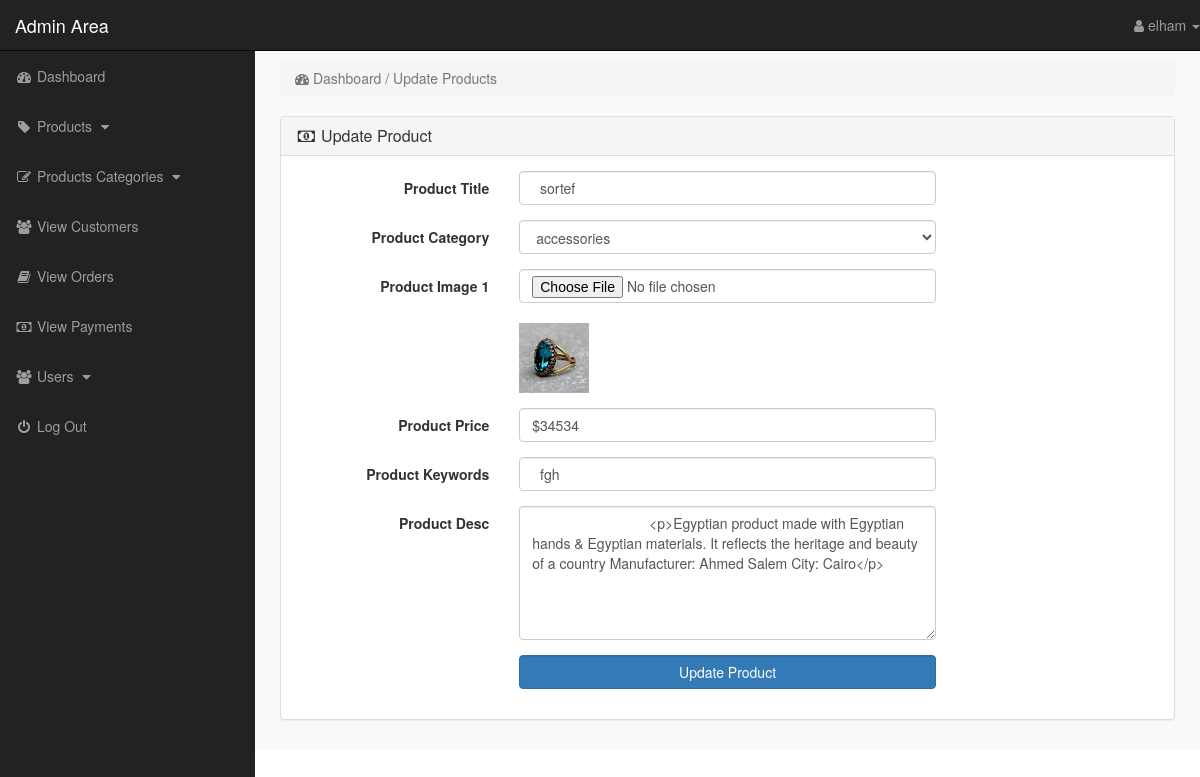
Page /dotstore/admin/index.php?edit_product=11 (signed in) on the committed database.
### tables this page shows
CREATE TABLE `products` (
  `product_id` int(10) NOT NULL,
  `p_cat_id` int(10) NOT NULL,
  `date` timestamp(6) NOT NULL DEFAULT CURRENT_TIMESTAMP(6) ON UPDATE CURRENT_TIMESTAMP(6),
  `product_title` text NOT NULL,
  `product_img1` text NOT NULL,
  `product_price` int(10) NOT NULL,
  `product_keywords` text NOT NULL,
  `product_desc` text NOT NULL
);

CREATE TABLE `product_categories` (
  `p_cat_id` int(10) NOT NULL,
  `p_cat_title` text NOT NULL,
  `p_cat_desc` text NOT NULL
);

### dotstore/admin/edit_product.php (the view, shortened to what this page needs)
<?php
    if(!isset($_SESSION['admin_email'])){
        echo "<script>window.open('login.php','_self')</script>";
    }else{
?>
<?php
if(isset($_GET['edit_product'])){
    $edit_id=$_GET['edit_product'];
    $get_p="select * from products where product_id='$edit_id'";
    $run_edit=mysqli_query($con,$get_p);
    $row_edit=mysqli_fetch_array($run_edit);
    $p_title= $row_edit['product_title'];
    $p_cat= $row_edit['p_cat_id'];
    $p_image1= $row_edit['product_img1'];
    $p_price= $row_edit['product_price'];
    $p_keywords= $row_edit['product_keywords'];
    $p_desc= $row_edit['product_desc'];
}
$get_p_cat="select * from product_categories where p_cat_id='$p_cat'";
$run_p_cats=mysqli_query($con,$get_p_cat);
$row_p_cats=mysqli_fetch_array($run_p_cats);
$p_cat_title=$row_p_cats['p_cat_title'];
?>
<!DOCTYPE html>
<html lang="en">
<head>
</head>
<body>
<div class="row">
    <div class="col-lg-12">
        <ol class="breadcrumb">
            <li class="active">
                <i class="fa fa-dashboard"></i> Dashboard / Update Products
            </li>
        </ol>
    </div>
</div>
<div class="row">
    <div class="col-lg-12">
        <div class="panel panel-default">
           <div class="panel-heading">
               <h3 class="panel-title">
                   <i class="fa fa-money fa-fw"></i> Update Product
               </h3>
           </div>
           <div class="panel-body">
               <form method="post" class="form-horizontal" enctype="multipart/form-data">
                   <div class="form-group">
                      <label class="col-md-3 control-label"> Product Title </label>
                      <div class="col-md-6">
                          <input name="product_title" type="text" class="form-control" required value="<?php echo  $p_title; ?>">
                      </div>
                   </div>
                   <div class="form-group">
                      <label class="col-md-3 control-label"> Product Category </label>
                      <div class="col-md-6">
                          <select name="product_cat" class="form-control">
                              <option value="<?php echo $p_cat ?>"> <?php echo $p_cat_title; ?> </option>
                          </select>
                      </div>
                   </div>
                   <div class="form-group">
                      <label class="col-md-3 control-label"> Product Image 1 </label>
                      <div class="col-md-6">
                          <input name="product_img1" type="file" class="form-control" required >
                          <br>
                          <img width="70" height="70" src="product_img/<?php echo  $p_image1; ?>" alt="<?php echo  $p_title; ?>">
                      </div>
                   </div>
                   <div class="form-group">
                      <label class="col-md-3 control-label"> Product Price </label>
                      <div class="col-md-6">
                          <input name="product_price" type="text" class="form-control" required value="<?php echo "$". $p_price; ?>">
                      </div>
                   </div>
                   <div class="form-group">
                      <label class="col-md-3 control-label"> Product Keywords </label>
                      <div class="col-md-6">
                          <input name="product_keywords" type="text" class="form-control" required value="<?php echo $p_keywords;  ?>">
                      </div>
                   </div>
                   <div class="form-group">
                      <label class="col-md-3 control-label"> Product Desc </label>
                      <div class="col-md-6">
                          <textarea name="product_desc" cols="19" rows="6" class="form-control" >
                              <?php
                              echo  "$p_desc";
                              ?>
                          </textarea>
                      </div>
                   </div>
                   <div class="form-group">
                      <label class="col-md-3 control-label"></label>
                      <div class="col-md-6">
                          <input name="Update" value="Update Product" type="submit" class="btn btn-primary form-control">
                      </div>
                   </div>
               </form>
           </div>
        </div>
    </div>
</div>
</body>
</html>
<?php } ?>

### dotstore/admin/includes/sidebar.php (shortened to what this page needs)
<?php
if(!isset($_SESSION['admin_email'])){
    echo "<script> window.open('login.php','_self')</script>";
} else{
?>
<nav class="navbar navbar-inverse navbar-fixed-top">
    <div class="navbar-header">
        <a href="index.php?dashboard" class="navbar-brand">Admin Area</a>
    </div>
    <ul class="nav navbar-right top-nav">
        <li class="dropdown">
            <a href="#" class="dropdown-toggle" data-toggle="dropdown">
                <i class="fa fa-user"></i> <?php echo " " .$admin_name; ?> <b class="caret"></b>
            </a>
        </li>
    </ul>
    <div class="collapse navbar-collapse navbar-ex1-collapse">
        <ul class="nav navbar-nav side-nav">
            <li>
                <a href="index.php?dashboard">
                        <i class="fa fa-fw fa-dashboard"></i> Dashboard
                </a>
            </li>
            <li>
                <a href="#" data-toggle="collapse" data-target="#products">
                        <i class="fa fa-fw fa-tag"></i> Products
                        <i class="fa fa-fw fa-caret-down"></i>
                </a>
            </li>
            <li>
                <a href="#" data-toggle="collapse" data-target="#p_cat">
                        <i class="fa fa-fw fa-edit"></i> Products Categories
                        <i class="fa fa-fw fa-caret-down"></i>
                </a>
            </li>
            <li>
                <a href="index.php?view_customers">
                    <i class="fa fa-fw fa-users"></i> View Customers
                </a>
            </li>
            <li>
                <a href="index.php?view_orders">
                    <i class="fa fa-fw fa-book"></i> View Orders
                </a>
            </li>
            <li>
                <a href="index.php?view_payments">
                    <i class="fa fa-fw fa-money"></i> View Payments
                </a>
            </li>
            <li>
                <a href="#" data-toggle="collapse" data-target="#users">
                        <i class="fa fa-fw fa-users"></i> Users
                        <i class="fa fa-fw fa-caret-down"></i>
                </a>
            </li>
            <li>
                <a href="logout.php">
                    <i class="fa fa-fw fa-power-off"></i> Log Out
                </a>
            </li>
        </ul>
    </div>
</nav>
<?php
}
?>

### dotstore/admin/css/style.css (style rules this page uses)
body { margin-top: 100px; }
@media (min-width: 768px) { body { margin-top: 50px; } }
.top-nav { 0 15px; }
.top-nav>li { float: left; display: inline-block; }
.top-nav>li>a { color: #999999; line-height: 20px; padding-top: 15px; padding-bottom: 15px; }
@media (min-width: 768px) { .side-nav { position: fixed; top: 51px; bottom: 0; width: 255px; overflow-y: auto; overflow-x: hidden; background-color: #222222; padding-bottom: 40px; border-radius: 0; } }
@media (min-width: 768px) { .side-nav>li>a { width: 255px; } }
.panel-body { border-radius: 5px; }

### rows in the picture
products: product_title "sortef", product_img1 (picture), product_price "$34534", product_keywords "fgh", product_desc "<p>Egyptian product made with Egyptian hands & Egyptian materials. It reflects the heritage and beauty of a country Manufacturer: Ahmed Salem City: Cairo</p>"
product_categories: product_cat "accessories"

### other values in the picture
$admin_name "elham"
